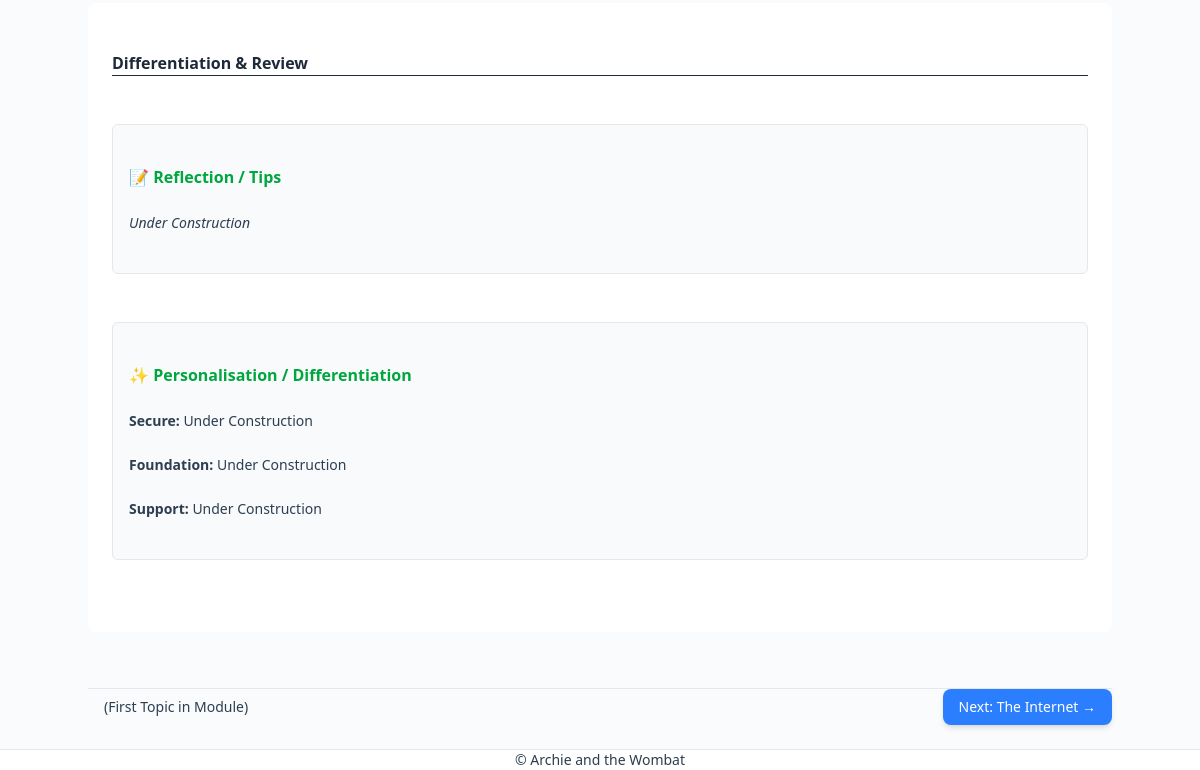
Before: /igcse/module/module-2-data-transmission/network-basics/ (lower part) with the older database file.
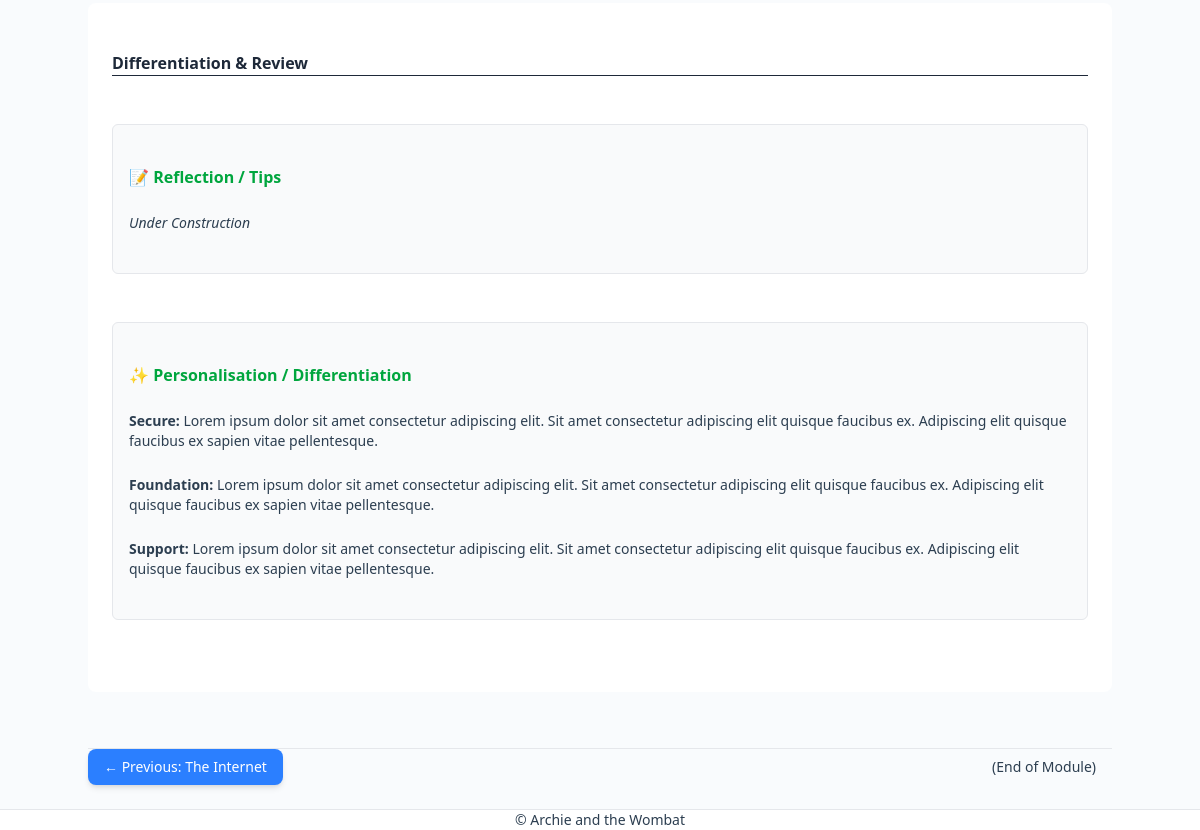
After: the same page with the newer database file.
### cam_igcse/models.py (models this page shows, shortened)
class Topic(models.Model):
    module = models.ForeignKey(Module, related_name='topics', on_delete=models.CASCADE)
    title = models.CharField(max_length=255)
    slug = models.SlugField(unique=True, blank=True)
    short_description = models.TextField(blank=True)
    order = models.PositiveIntegerField(default=1)
    is_free = models.BooleanField(default=False)
    learning_objectives = models.TextField(blank=True)
    syllabus_snapshot = models.TextField(blank=True)
    spark_question = models.TextField(blank=True)
    teacher_presentation = models.TextField(blank=True)
    personalisation_secure = models.TextField(blank=True)
    personalisation_foundation = models.TextField(blank=True)
    personalisation_support = models.TextField(blank=True)
    class Meta:
        ordering = ['order']

### cam_igcse/views.py (the view)
# urls.py: path('module/<slug:module_slug>/<slug:topic_slug>/', TopicDetailView.as_view(), name='topic_detail'),
class TopicDetailView(View):
    def get(self, request, module_slug, topic_slug, *args, **kwargs):
        exercise_prefetch = Prefetch(
            'exercises',
            queryset=Exercise.objects.all().order_by('order'),
            to_attr='exercise_list'
        )
        material_prefetch = Prefetch(
            'materials',
            queryset=Material.objects.all().order_by('order'),
            to_attr='download_list' # Renamed for template compatibility
        )
        topic = get_object_or_404(
            Topic.objects.select_related('module').prefetch_related(exercise_prefetch, material_prefetch),
            module__slug=module_slug,  # Ensures the topic belongs to the correct module
            slug=topic_slug
        )
        all_modules_data = get_all_modules_with_topics()
        all_topics = topic.module.topics.all()
        topic_list = list(all_topics)
        previous_topic = None
        next_topic = None
        try:
            current_index = topic_list.index(topic)
            if current_index > 0:
                previous_topic = topic_list[current_index - 1]
            if current_index < len(topic_list) - 1:
                next_topic = topic_list[current_index + 1]
        except ValueError:
            pass
        context = {
            'module': topic.module,      # Use the module related to the topic
            'topic': topic,
            'all_modules': all_modules_data, # for navbar
            'previous_topic': previous_topic, # NEW
            'next_topic': next_topic,         # NEW
        }
        return render(request, 'learning/topic_detail.html', context)

### cam_igcse/templatetags/exercise_filters.py (called while the page is built)
@register.filter
def filter_by_type(queryset, exercise_type):
    if queryset is not None:
        return queryset.filter(exercise_type=exercise_type)
    return queryset

### cam_igcse/views.py (called while the page is built)
def get_all_modules_with_topics():
    topics_prefetch = Prefetch(
        'topics',
        queryset=Topic.objects.all().order_by('order'),
        to_attr='topic_list' # Stores topics in 'topic_list' attribute
    )
    return Module.objects.all().prefetch_related(topics_prefetch).order_by('order')

### templates/learning/topic_detail.html (shortened to what this page needs)
{% extends "learning/topic_base.html" %}
{% load static %}
{% load exercise_filters %}
{% block content %}
<div class="space-y-8">
        {% block reflection %}
    <section class="bg-white p-6 rounded-lg shadow-lg">
        <h2 class="text-2xl font-bold text-gray-800 mb-4 border-b pb-2">Differentiation & Review</h2>
        <div class="space-y-6">
            <div class="p-4 bg-gray-50 rounded-md border border-gray-200">
                <h3 class="text-lg font-semibold mb-2 text-green-600">📝 Reflection / Tips</h3>
                {% with reflection_notes=topic.exercises|filter_by_type:'reflection' %}
                {% if reflection_notes %}
                    <ul class="list-disc ml-5 text-gray-800 space-y-1">
                        {% for note in reflection_notes %}
                            <li>{{ note.description|safe }}</li>
                        {% endfor %}
                    </ul>
                {% else %}
                    <p class="italic text-gray-500 text-sm">Under Construction</p>
                {% endif %}
                {% endwith %}
            </div>
    {% endblock %}
    {% block personalisation %}
            <div class="p-4 bg-gray-50 rounded-md border border-gray-200">
                <h3 class="text-lg font-semibold mb-2 text-green-600">✨ Personalisation / Differentiation</h3>
                <p class="mb-1 text-sm"><strong class="text-gray-900">Secure:</strong> {{ topic.personalisation_secure|default:"Under Construction"|safe }}</p>
                <p class="mb-1 text-sm"><strong class="text-gray-900">Foundation:</strong> {{ topic.personalisation_foundation|default:"Under Construction"|safe }}</p>
                <p class="text-sm"><strong class="text-gray-900">Support:</strong> {{ topic.personalisation_support|default:"Under Construction"|safe }}</p>
            </div>
        </div>
    </section>
    {% endblock %}
</div>
<div class="flex justify-between mt-8 pt-4 border-t border-gray-200">
    {% if previous_topic %}
        <a href="{% url 'cam_igcse:topic_detail' module.slug previous_topic.slug %}"
           class="inline-flex items-center px-4 py-2 text-sm font-medium text-white bg-blue-500 rounded-lg hover:bg-blue-600 transition duration-150 shadow-md">
            &larr; Previous: {{ previous_topic.title }}
        </a>
    {% else %}
        <span class="px-4 py-2 text-sm text-gray-400">
            (First Topic in Module)
        </span>
    {% endif %}
    {% if next_topic %}
        <a href="{% url 'cam_igcse:topic_detail' module.slug next_topic.slug %}"
           class="inline-flex items-center px-4 py-2 text-sm font-medium text-white bg-blue-500 rounded-lg hover:bg-blue-600 transition duration-150 shadow-md ml-auto">
            Next: {{ next_topic.title }} &rarr;
        </a>
    {% else %}
        <span class="px-4 py-2 text-sm text-gray-400 ml-auto">
            (End of Module)
        </span>
    {% endif %}
</div>
{% endblock %}

Changed rows visible on the page:
changed Topic: personalisation_secure "Under Construction" → "Lorem ipsum dolor sit amet consectetur adipiscing elit. Sit amet consectetur adipiscing elit quisque faucibus ex. Adipiscing elit quisque faucibus ex sapien vitae pellentesque."; personalisation_foundation "Under Construction" → "Lorem ipsum dolor sit amet consectetur adipiscing elit. Sit amet consectetur adipiscing elit quisque faucibus ex. Adipiscing elit quisque faucibus ex sapien vitae pellentesque."; personalisation_support "Under Construction" → "Lorem ipsum dolor sit amet consectetur adipiscing elit. Sit amet consectetur adipiscing elit quisque faucibus ex. Adipiscing elit quisque faucibus ex sapien vitae pellentesque."
Other visible differences:
text no longer shown: "(First Topic in Module) Next: →"
text now shown: "← Previous: (End of Module)"
